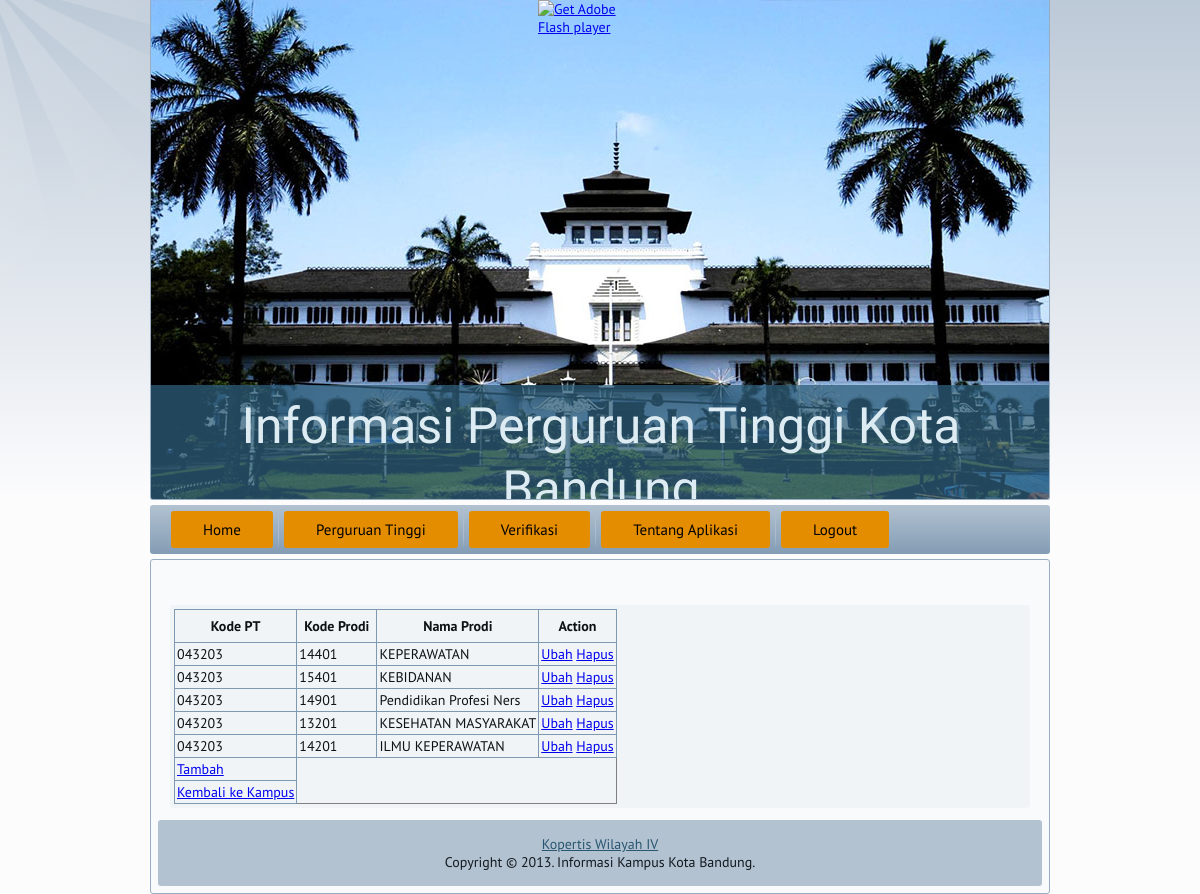
Page /Prodi_Controller.php?action=select&kode_pt=043203 (signed in) on the committed database.
### tables this page shows
CREATE TABLE IF NOT EXISTS `prodi_kampus` (
  `kode_pt` text NOT NULL,
  `kode_prodi` text NOT NULL,
  `nomor_sk` text NOT NULL,
  `tahun_sk` text NOT NULL,
  `email` text NOT NULL,
  `grade` text NOT NULL,
  `akhir_grade` text NOT NULL,
  `keterangan` text NOT NULL
);

CREATE TABLE IF NOT EXISTS `prodi` (
  `kode_prodi` varchar(5) NOT NULL DEFAULT '',
  `kode_jenjang` varchar(1) DEFAULT NULL,
  `nama_prodi` varchar(47) DEFAULT NULL,
  `kode_bidang_ilmu` varchar(1) DEFAULT NULL,
  PRIMARY KEY (`kode_prodi`),
  KEY `FK_prodi_jenjang` (`kode_jenjang`),
  KEY `FK_prodi_bidangilmu` (`kode_bidang_ilmu`)
);

### Prodi.php (called while the page is built, shortened)
<?php
class Prodi{
	private $kode_pt;
	private $kode_prodi;
	private $nama_prodi;
	public function set_kode_pt($kode_pt){
		$this->kode_pt=$kode_pt;
	}
	public function get_kode_pt(){
		return $this->kode_pt;
	}
	public function set_kode_prodi($kode_prodi){
		$this->kode_prodi=$kode_prodi;
	}
	public function get_kode_prodi(){
		return $this->kode_prodi;
	}
	public function set_nama_prodi($nama_prodi){
		$this->nama_prodi=$nama_prodi;
	}
	public function get_nama_prodi(){
		return $this->nama_prodi;
	}
	public function select($kode_pt){
		$daftar_prodi=array();
		$i=0;
		$result=mysql_query("SELECT kode_pt, prodi_kampus.kode_prodi, prodi.nama_prodi FROM prodi_kampus inner join prodi on prodi.kode_prodi=prodi_kampus.kode_prodi WHERE kode_pt='$kode_pt'");
		while($row=mysql_fetch_array($result)){
			$p=new Prodi();
			$p->set_kode_pt($row['kode_pt']);
			$p->set_kode_prodi($row['kode_prodi']);
			$p->set_nama_prodi($row['nama_prodi']);
			$daftar_prodi[$i]=$p;
			$i++;
		}
		return $daftar_prodi;
	}
}
?>

### Prodi_Controller.php (the view, shortened to what this page needs)
<?php
include "Prodi.php";
$action=$_GET['action'];
if($action=='insert_view'){
    $kode_pt=$_GET['kode_pt'];
	header("Location:insert_prodi_view.php?kode_pt=$kode_pt");
}else if($action=='update_view'){
	$kode_pt=$_GET['kode_pt'];
	$kode_prodi=$_GET['kode_prodi'];
	$kode_jenjang=$_GET['kode_jenjang'];
	header("Location:update_prodi_view.php?kode_pt=$kode_pt&kode_prodi=$kode_prodi");
}else if($action=='select'){
	$kode_pt=$_GET['kode_pt'];
	$k=new Prodi();
	$daftar_prodi=$k->select($kode_pt);
	include 'header.php';
	echo "<table border=1 cellspacing=0>
			<tr>
				<th>Kode PT</th><th>Kode Prodi</th><th>Nama Prodi</th><th>Action</th>
			</tr>";
	for($i=0; $i<count($daftar_prodi); $i++){
		$prodi=$daftar_prodi[$i];
		echo "
			<tr>
				<td>{$prodi->get_kode_pt()}</td><td>{$prodi->get_kode_prodi()}</td><td>{$prodi->get_nama_prodi()}</td><td><a href=Prodi_Controller.php?action=update_view&kode_pt={$prodi->get_kode_pt()}&kode_prodi={$prodi->get_kode_prodi()}>Ubah</a> <a href=Prodi_Controller.php?action=delete_process&kode_pt={$prodi->get_kode_pt()}&kode_prodi={$prodi->get_kode_prodi()} onClick=\" return confirm('Yakin akan menghapus?'); \">Hapus</a></td>
			</tr>
		";
	}
	echo "<tr><td><a href=Prodi_Controller.php?action=insert_view&kode_pt=$kode_pt>Tambah</a></td></tr>";
	echo "<tr><td><a href=Kampus_Controller.php?action=select>Kembali ke Kampus</a></td></tr>";
	echo "</table>";
	include 'footer.php';
}
?>

### style.css (style rules this page uses)
table, ul.art-hmenu { font-size: 14px; font-family: 'PT Sans', Arial, 'Arial Unicode MS', Helvetica, Sans-Serif; font-weight: normal; font-style: normal; }
h1, h2, h3, h4, h5, h6, p, a, ul, ol, li { margin: 0; padding: 0; }
html, body { height: 100%; }
body { padding: 0; margin:0; min-width: 900px; color: #0D1216; }
.art-article table, table.art-article { border-collapse: collapse; margin: 1px; }
.art-article th, .art-article td { padding: 2px; border: solid 1px #8099B3; vertical-align: top; text-align: left; }
.art-article th { text-align: center; vertical-align: middle; padding: 7px; }

### rows in the picture
prodi_kampus: kode_pt "043203", kode_prodi "14401", kode_prodi.nama_prodi "KEPERAWATAN"
prodi_kampus: kode_pt "043203", kode_prodi "15401", kode_prodi.nama_prodi "KEBIDANAN"
prodi_kampus: kode_pt "043203", kode_prodi "14901", kode_prodi.nama_prodi "Pendidikan Profesi Ners"
prodi_kampus: kode_pt "043203", kode_prodi "13201", kode_prodi.nama_prodi "KESEHATAN MASYARAKAT"
prodi_kampus: kode_pt "043203", kode_prodi "14201", kode_prodi.nama_prodi "ILMU KEPERAWATAN"
